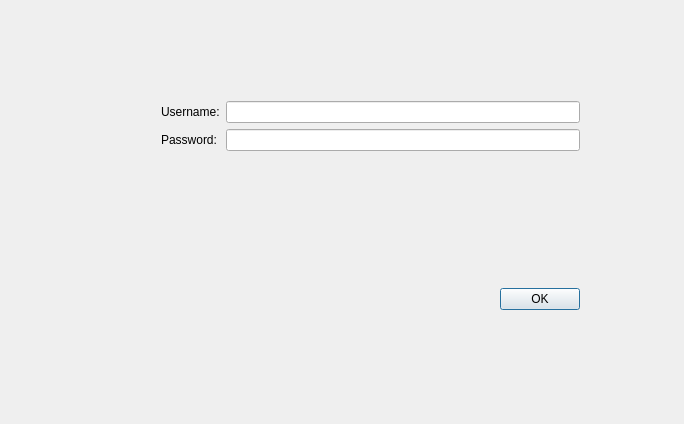
<?xml version="1.0" encoding="UTF-8"?>
<ui version="4.0">
 <class>LoginDialog</class>
 <widget class="QDialog" name="LoginDialog">
  <property name="geometry">
   <rect>
    <x>0</x>
    <y>0</y>
    <width>684</width>
    <height>424</height>
   </rect>
  </property>
  <property name="windowTitle">
   <string>LoginDialog</string>
  </property>
  <widget class="QWidget" name="layoutWidget">
   <property name="geometry">
    <rect>
     <x>150</x>
     <y>90</y>
     <width>441</width>
     <height>231</height>
    </rect>
   </property>
   <layout class="QGridLayout" name="gridLayout_2">
    <item row="1" column="0">
     <layout class="QHBoxLayout" name="horizontalLayout">
      <item>
       <spacer name="horizontalSpacer">
        <property name="orientation">
         <enum>Qt::Horizontal</enum>
        </property>
        <property name="sizeHint" stdset="0">
         <size>
          <width>40</width>
          <height>20</height>
         </size>
        </property>
       </spacer>
      </item>
      <item>
       <widget class="QPushButton" name="okButton">
        <property name="text">
         <string>OK</string>
        </property>
       </widget>
      </item>
     </layout>
    </item>
    <item row="0" column="0">
     <layout class="QVBoxLayout" name="verticalLayout">
      <item>
       <layout class="QGridLayout" name="gridLayout">
        <item row="1" column="1">
         <widget class="QLineEdit" name="passwordEdit"/>
        </item>
        <item row="0" column="1">
         <widget class="QLineEdit" name="userNameEdit"/>
        </item>
        <item row="1" column="0">
         <widget class="QLabel" name="password">
          <property name="text">
           <string>Password:</string>
          </property>
         </widget>
        </item>
        <item row="0" column="0">
         <widget class="QLabel" name="userName">
          <property name="text">
           <string>Username:</string>
          </property>
         </widget>
        </item>
       </layout>
      </item>
      <item>
       <spacer name="verticalSpacer">
        <property name="orientation">
         <enum>Qt::Vertical</enum>
        </property>
        <property name="sizeHint" stdset="0">
         <size>
          <width>20</width>
          <height>48</height>
         </size>
        </property>
       </spacer>
      </item>
     </layout>
    </item>
   </layout>
  </widget>
 </widget>
 <layoutdefault spacing="6" margin="11"/>
 <resources/>
 <connections>
  <connection>
   <sender>okButton</sender>
   <signal>clicked()</signal>
   <receiver>LoginDialog</receiver>
   <slot>accept()</slot>
   <hints>
    <hint type="sourcelabel">
     <x>558</x>
     <y>310</y>
    </hint>
    <hint type="destinationlabel">
     <x>683</x>
     <y>229</y>
    </hint>
   </hints>
  </connection>
 </connections>
</ui>
